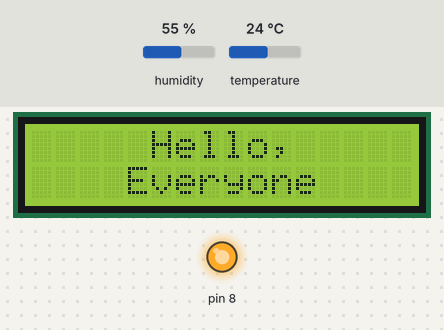
The sketch below on a simulated Arduino Uno, built with avr-gcc and run on an emulated ATmega328P. On the bench: 16×2 character LCD, output pins drawn as LEDs (lit = HIGH). The inputs (shaded band) are chosen by the test bench; at power-on: humidity 55 %, temperature 24 °C.

Above: at 0.1 s.
At 5.1 s:
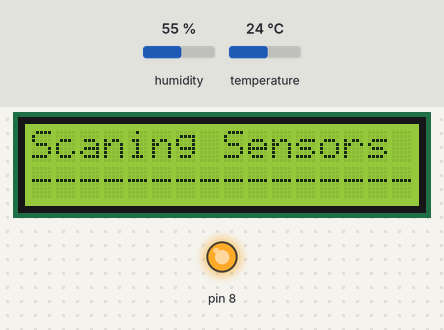
At 5.7 s:
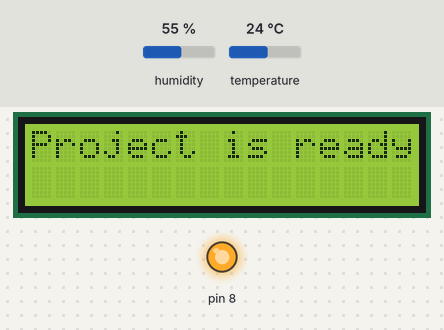
At 6.2 s:
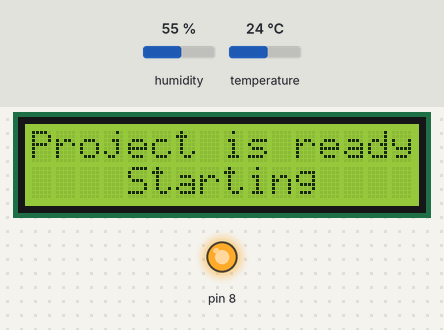
At 7.3 s:
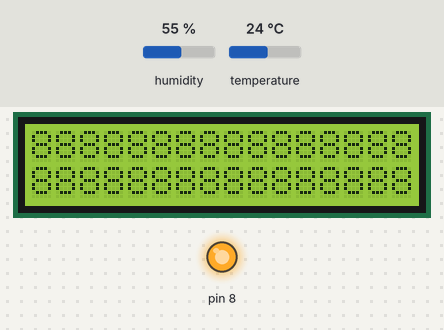
At 8.0 s:
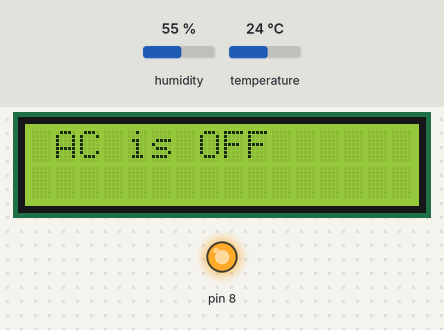

Measured:
- what the display in image 1 shows lasts 0.6 s, from 5.0 s to 5.6 s
- what the display in image 2 shows lasts 0.5 s, from 5.6 s to 6.1 s
- what the display in image 3 shows lasts 1.2 s, from 6.1 s to 7.3 s

The sketch:

project.ino
```cpp
#include <Wire.h>
#include <dht.h>
#include <LiquidCrystal_I2C.h>
LiquidCrystal_I2C lcd(0x27, 16, 2);
dht d;

//limitation goes here
int HUM = 62;
int TEM = 25;

void setup(){
lcd.begin();
lcd.backlight();
pinMode(8, OUTPUT);
digitalWrite(8, HIGH);
start();
resets();
}

void loop(){
    temp();
}
void temp() {
  int val = d.read11(2); //output pin ti D2
  int t = d.temperature;
  int h = d.humidity;
  if(t>TEM && h>HUM){
    digitalWrite(8, LOW);
    lcd.setCursor(1, 0);
    lcd.print("AC is ON");
  }
  else{
      digitalWrite(8, HIGH);
      lcd.setCursor(1, 0);
    lcd.print("AC is OFF");
  }
}

void start() {
  lcd.setCursor(5, 0);
  lcd.print("Hello,");
  lcd.setCursor(4, 1);
  lcd.print("Everyone");
  delay(1000);
  resets();
  lcd.setCursor(0, 0);
  lcd.print("Scaning Sensors");
  for (int i = 0; i < 3; i++) {
    lcd.setCursor(i, 1);
    lcd.print("-");
    delay(150);
  }
  for (int i = 3; i < 7; i++) {
    lcd.setCursor(i, 1);
    lcd.print("-");
    delay(100);
  }
  for (int i = 1; i < 7; i++) {
    lcd.setCursor(7, 1);
    lcd.print("-");
    delay(200);
    lcd.setCursor(7, 1);
    lcd.print(" ");
    delay(200);
  }
  lcd.setCursor(7, 1);
  lcd.print("-");
  delay(200);
  for (int i = 8; i < 16; i++) {
    lcd.setCursor(i, 1);
    lcd.print("-");
    delay(50);
  }
  delay(500);
  resets();
  lcd.setCursor(0, 0);
  lcd.print("Project is ready");
  delay(500);
  lcd.setCursor(4, 1);
  lcd.print("Starting");
  delay(1000);
  resets();
  sets();
  delay(190);
  resets();
  delay(100);
  sets();
  delay(190);
}
void resets() {
  for (int i = 0; i < 16; i++) {
    lcd.setCursor(i, 0);
    lcd.print(" ");
  }
  for (int i = 0; i < 16; i++) {
    lcd.setCursor(i, 1);
    lcd.print(" ");
  }
}
void sets() {
  for (int i = 0; i < 16; i++) {
    lcd.setCursor(i, 0);
    lcd.print("8");
  }
  for (int i = 0; i < 16; i++) {
    lcd.setCursor(i, 1);
    lcd.print("8");
  }
}
```
